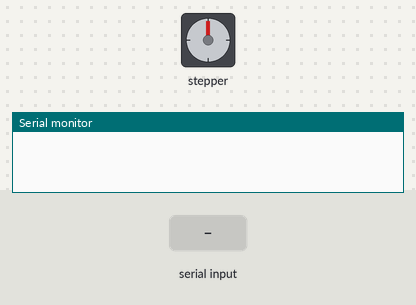
Simulated run of this sketch. Board: Arduino Uno, built with avr-gcc and run on an emulated ATmega328P. Shown: stepper motor, the last lines printed to the serial monitor. The test bench sets the inputs (shaded band). Stepper angles assume 2048 steps per turn.

Above: at 1.2 s.
1.3 s: "90,45\n" received over Serial
At 2.1 s:
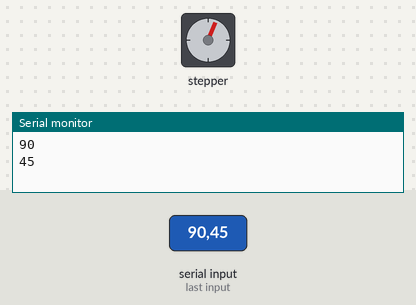
2.9 s: "30,150\n" received over Serial
At 3.4 s:
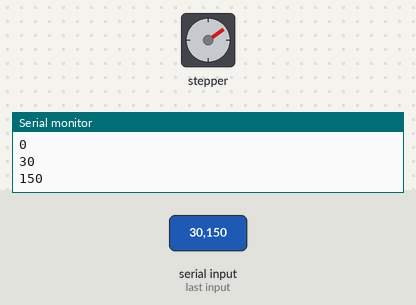
4.6 s: "200\n" received over Serial
At 6.1 s:
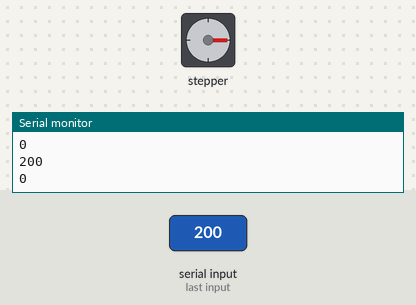
6.4 s: "90\n" received over Serial
At 6.8 s:
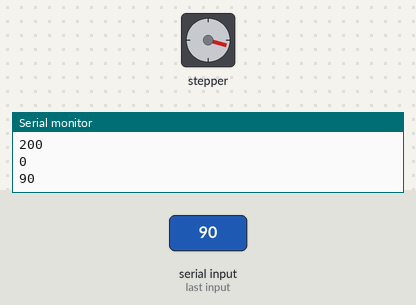
8.0 s: "90,45\n" received over Serial
At 9.3 s:
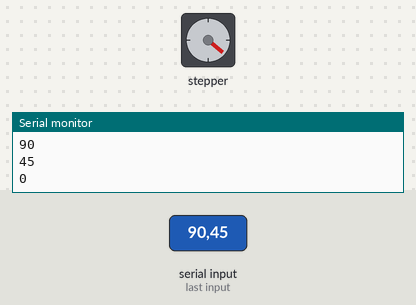
9.6 s: "30,150\n" received over Serial
At 10.9 s:
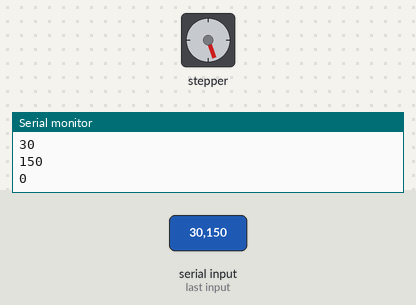
Timing chart, 0 to 12.3 s (numbered marks = the images above; inputs shaded):
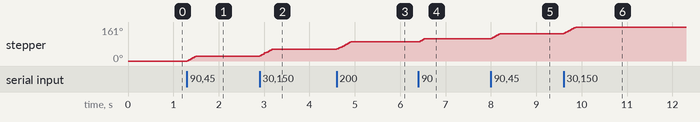

Measured:
- after the input at 1.3 s, stepper: turns 23° clockwise in 0.20 s, starting at once
- after the input at 2.9 s, stepper: turns 32° clockwise in 0.26 s, starting at once
- after the input at 4.6 s, stepper: turns 35° clockwise in 0.30 s, starting at once
- after the input at 6.4 s, stepper: turns 16° clockwise in 0.12 s, starting at once
- after the input at 8.0 s, stepper: turns 24° clockwise in 0.20 s, starting at once
- after the input at 9.6 s, stepper: turns 31° clockwise in 0.26 s, starting at once

The sketch:

sketch_jun12a.ino
```cpp
// Arduino stepper motor control code

#include <Stepper.h> // Include the header file

// change this to the number of steps on your motor
#define STEPS 32

// create an instance of the stepper class using the steps and pins
Stepper
  stepper(STEPS, 8, 10, 9, 11);

int val = 0;

void setup() {
  Serial.begin(9600);

  stepper.setSpeed(1250); //speed of rotation
}

void loop() {
//debug
  if (Serial.available()>0)

  {
    val = Serial.parseInt();
    stepper.step(val);
    Serial.println(val);

  }


}
```
